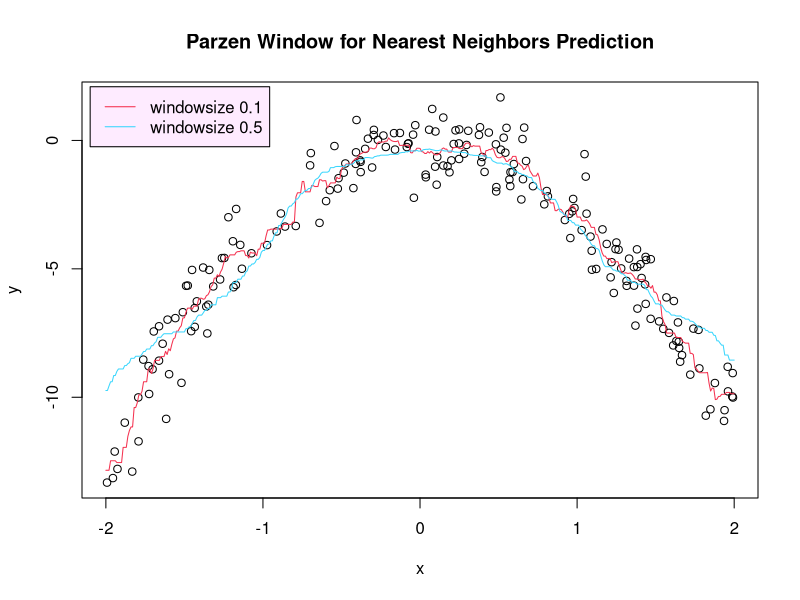
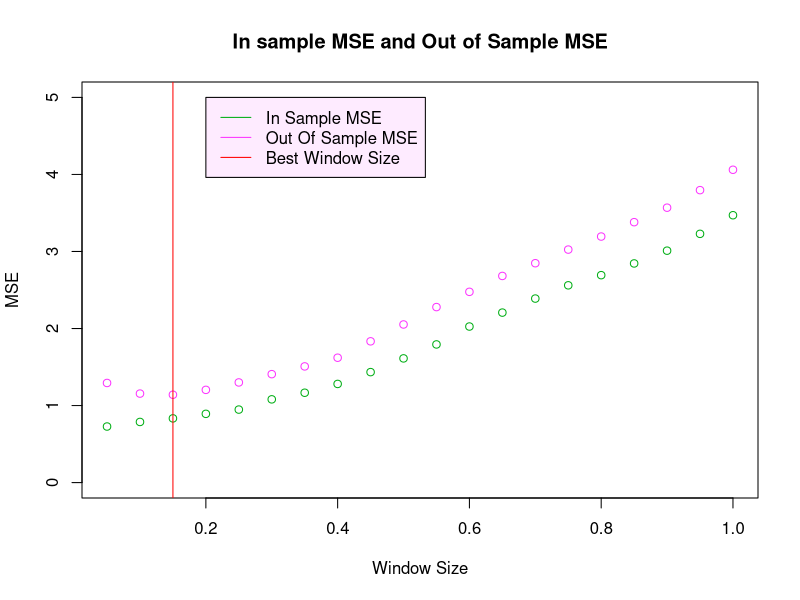

Recreate these plots in R, in order.
#_________________PART A________________________
#_______________________________________________
# Goal: Creating a function that predicts outcomes using the Nearest Neighbor and Parzen Window methods.
# inputs of the function[
#  yval: dependent variable for each data point
#  xval: independent variable for each data point
#  xpred: vector of independent variable values at which the forecast is made 
#  WindowSize: Parzen window's size]
# output of the function[
#  NNpreds: vector of predictions for each entry of the vector xpred]

PredictNearestNeighborsParzen1D = function(yval, xval, xpred, WindowSize)
{

    # First we should find a number of predictors to create output vector with the same size.
    num_xpred = length(xpred)
    NNpreds = rep(0,num_xpred)

    # the mean of the yval values corresponding to the nearest neighbors is computed and stored in the k-th position 
    # of the NNpreds vector. This process is repeated for each prediction in the xpred vector. 
    # The function returns the final NNpreds vector as its output.
    for(k in 1:num_xpred)
    {
        NN_index = which(abs(xpred[k]-xval) <= WindowSize)
        NNpreds[k] = mean(yval[NN_index])
    }
    return(NNpreds)
}

#_________________PART B________________________
#_______________________________________________
# Goal: Setting the simulated data and model.

set.seed(2022)

# Number of  observations insample
nIN = 200
# Number of  observations out-of-sample
nOOS = 200 

# min x value
x_min =-2 
# max x value
x_max = 2 
# insample independent variables
xvalIS = (x_max-x_min)*runif(nIN) + x_min
# out of sample independat variables
xvalOOS = (x_max-x_min)*runif(nOOS) + x_min

# true pattern for insample observations
fIS =  0.05 * xvalIS^5 - 3 * xvalIS^2 
# true pattern for out-of-sample observations
fOOS =  0.05 * xvalOOS^5 - 3 * xvalOOS^2 
# noisy in sample observations
yobsIS = fIS + rnorm(nIN) 
# noisy out-of-sample observations
yobsOOS = fOOS + rnorm(nOOS) 

#_________________PART C________________________
#_______________________________________________
# Goal: 1.Parzen window approach of to estimate the responses associated with a uniform grid of predictors 
# from −2 to 2 with step size 0.01. 
# 2.In one scattered plot of in-sample data and the predictions associated with the grid of predictors for D = 0.1 and D = 0.5.

plot(xvalIS,yobsIS,main='Parzen Window for Nearest Neighbors Prediction',xlab = 'x', ylab = 'y')

# Generating x of predictions
xpred <- seq(from=x_min, to=x_max, by = 0.01)

NNpreds <- PredictNearestNeighborsParzen1D(yval=yobsIS, xval=xvalIS, xpred=xpred, WindowSize=0.1)
lines(xpred, NNpreds, col='#f4314f')
NNpreds <- PredictNearestNeighborsParzen1D(yval=yobsIS, xval=xvalIS, xpred=xpred, WindowSize=0.5)
lines(xpred, NNpreds, col='#3ad6fd')

# legend("bottom", legend='blue line for window size 0.5', col='#3ad6fd')
legend(x=-2.1,y=2.09, legend=c('windowsize 0.1',  'windowsize 0.5'), col=c('#f4314f','#3ad6fd'), lty=1, bg='#feebff')

#_________________PART D________________________
#_______________________________________________
# Goal: 1.compute the corresponding in-sample MSE and out-of-sample MSE for 
# window sizes from 0.05 to 1, with step size 0.05.
# 2.visualize the corresponding curves in the same plot.

# Creating the vector to store window sizes
# seq() takes three arguments: the starting value (0.05), the end value (1), and the increment value (0.05)
WindowSize_vector = seq(0.05, 1, 0.05)

# Numbers of window sizes
num_WindowSize = length(WindowSize_vector)

# numeric() creates an empty numeric vector of the specified length
# In sample MSE empty vector
MSE_IS = numeric(num_WindowSize)
# out of sample MSE empty vector
MSE_OS = numeric(num_WindowSize)


for(i in 1:num_WindowSize) 
{ 
    WindowSize = WindowSize_vector[i]

    # Prediction using the defined function Nearest Neighbours with Parzen window
    NNpreds_IS = PredictNearestNeighborsParzen1D(yval=yobsIS,xval=xvalIS,xpred=xvalIS,WindowSize=WindowSize)
    NNpreds_OS = PredictNearestNeighborsParzen1D(yval=yobsIS,xval=xvalIS,xpred=xvalOOS,WindowSize=WindowSize)

    # Calculating In Sample MSE
    MSE_IS[i] = mean( (NNpreds_IS - yobsIS)^2 )
    # Calculating Out of Sample MSE
    MSE_OS[i] = mean( (NNpreds_OS - yobsOOS)^2 )
}


# Ignore these below lines from 113 to 135 since it fails and IDK why I got error for that!
# plot(WindowSize_vector, 
#     # cbind() binds the two vectors into a single matrix that can be plotted. 
#     cbind(MSE_IS, MSE_OS), 
#     main='Training vs Validation MSE',
#     ylim = c(0,5), 
#     xlab='Window Size',
#     ylab='MSE', 
#     # The value "n" for type creates a plot without any plotted data, 
#     # which allows us to add data to the plot using other functions, such as 'lines'.
#     type='n', 
#     col=c("#ff2bd5", "#ffb52d"), 
#     # pch symbols for the plotted points.
#     pch=1,
#     # lty used to specify line types for the plotted points.
#     lty=1,
#     # line width
#     lwd=2,
#     legend = c("MSE_IS", "MSE_OS"),
#     # box type
#     bty="l",
#     # plot type
#     pty="o")

# Comparing In sample MSE with Out Of Sample MSE 
# Visualizing them in the same plot
plot(WindowSize_vector, MSE_IS, main = 'In sample MSE and Out of Sample MSE', ylim = c(0,5), xlab = 'Window Size', ylab = 'MSE', type = 'n')
lines(WindowSize_vector, MSE_IS, col = '#00ae14', type = "p", pch = 1)
lines(WindowSize_vector, MSE_OS, col = '#fc34ff', type = "p", pch = 1)

#_________________PART E________________________
#_______________________________________________
# Goal: Select the best value of D (automatically, not manually). Explain the criterion behind your choice.

# So we have to choose the window size which gives us the minimum value for Out of Sample MSE
# Since Out Of Sample MSE matters!
# But Why We are Finding the min of the out of sample MSE not In sample MSE?
# The answer explained from the line 161 (from the slide of lecture 2)
Best_WindowSize = WindowSize_vector[which(MSE_OS==min(MSE_OS))]

# cat() : display the value of a variable and a message next to it
cat("The best window size is: ", Best_WindowSize, "\n")

# Display the Best Window Size (i.e where the Out of Sample MSE minimized) on the plot.
abline(v = Best_WindowSize, col='#ff0000')
legend(x=0.2, y=5, legend=c('In Sample MSE', 'Out Of Sample MSE', 'Best Window Size'), col=c('#00ae14','#fc34ff', '#ff0000'), lty=1, bg='#feebff')


# Why We are Finding the min of the out of sample MSE not In sample MSE?
# Selecting the value of K which minimizes the training
# (in-sample) MSE is inappropriate:
# This would always lead to choosing the most flexible model which will “match” the data more closely.
# This would lead to systematic overfitting.
# In general, I We do not only care about how well the method works on the training data.
# We are interested in the accuracy of the predictions that we obtain when we apply our method to previously unseen (out-of-sample) data.